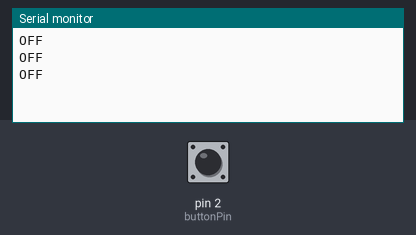
Simulated run of this sketch. Board: Arduino Uno, built with avr-gcc and run on an emulated ATmega328P. On the bench: the last lines printed to the serial monitor. Inputs (shaded band) come from the test bench; at power-on: pin 2 (buttonPin) LOW. The local clock reads 2024-03-15 10:24:30 at power-on unless the sketch sets it.

Above: at 2.8 s.
2.9 s: pin 2 (buttonPin) pulled HIGH for 1.2 s
At 3.8 s:
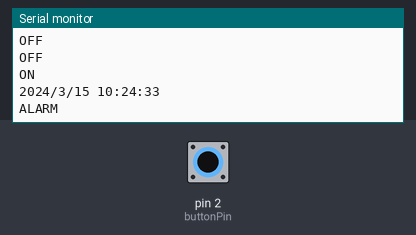
5.6 s: pin 2 (buttonPin) pulled HIGH for 1.2 s
At 6.8 s:
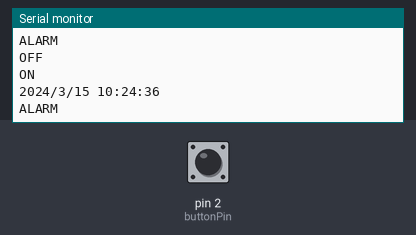
8.3 s: pin 2 (buttonPin) pulled HIGH for 3.2 s
At 9.8 s:
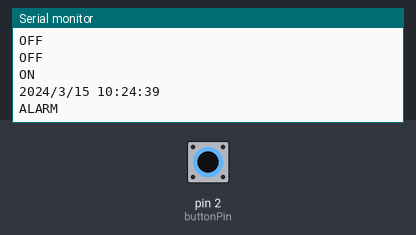
Timing chart, 0 to 11.3 s (numbered marks = the images above; inputs shaded):
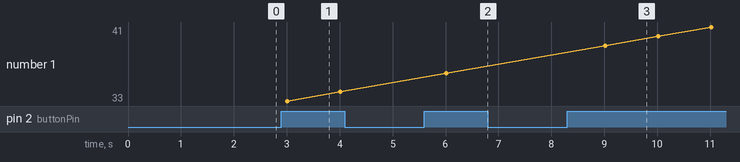

The sketch:

clock_01.ino
```cpp
// Date and time functions using a DS1307 RTC connected via I2C and Wire lib

#include <Wire.h>
#include "RTClib.h"

RTC_DS1307 rtc;

int alarmTime = 30;
const int buttonPin = 2;     // the number of the pushbutton pin
int buttonState = 0;         // variable for reading the pushbutton status

////////////////////////////////////////
void setup ()
{
  //rtc.adjust(DateTime(F(__DATE__), F(__TIME__)));
  Serial.begin(57600);
  Wire.begin();
  rtc.begin();

  // initialize the pushbutton pin as an input:
  pinMode(buttonPin, INPUT);


  if (! rtc.isrunning()) {
    Serial.println("RTC is NOT running!");
    rtc.adjust(DateTime(__DATE__, __TIME__));
  }
}

////////////////////////////////
void loop () {
    DateTime now = rtc.now();
    buttonState = digitalRead(buttonPin);     // read the state of the pushbutton value:

    if (buttonState == HIGH)
    {
      Serial.print("ON");
      Serial.println();
      Serial.print(now.year(), DEC);
      Serial.print('/');
      Serial.print(now.month(), DEC);
      Serial.print('/');
      Serial.print(now.day(), DEC);
      Serial.print(' ');
      Serial.print(now.hour(), DEC);
      Serial.print(':');
      Serial.print(now.minute(), DEC);
      Serial.print(':');
      Serial.print(now.second(), DEC);
      Serial.println();

      if (now.second() > alarmTime)
       {
        Serial.print("ALARM");
       }
    }
    else
    {
      Serial.print("OFF");
    }

    Serial.println();
    delay(1000);
}
```

Measured:
- after the input at 2.9 s, the serial monitor: prints a new line after 0.11 s (image 1)
- after the input at 5.6 s, the serial monitor: prints a new line after 0.41 s (image 2)
- after the input at 8.3 s, the serial monitor: prints a new line after 0.72 s (image 3)
- plotted number 1: 34 → 36 after the input at 5.6 s, 36 → 41 after the input at 8.3 s
